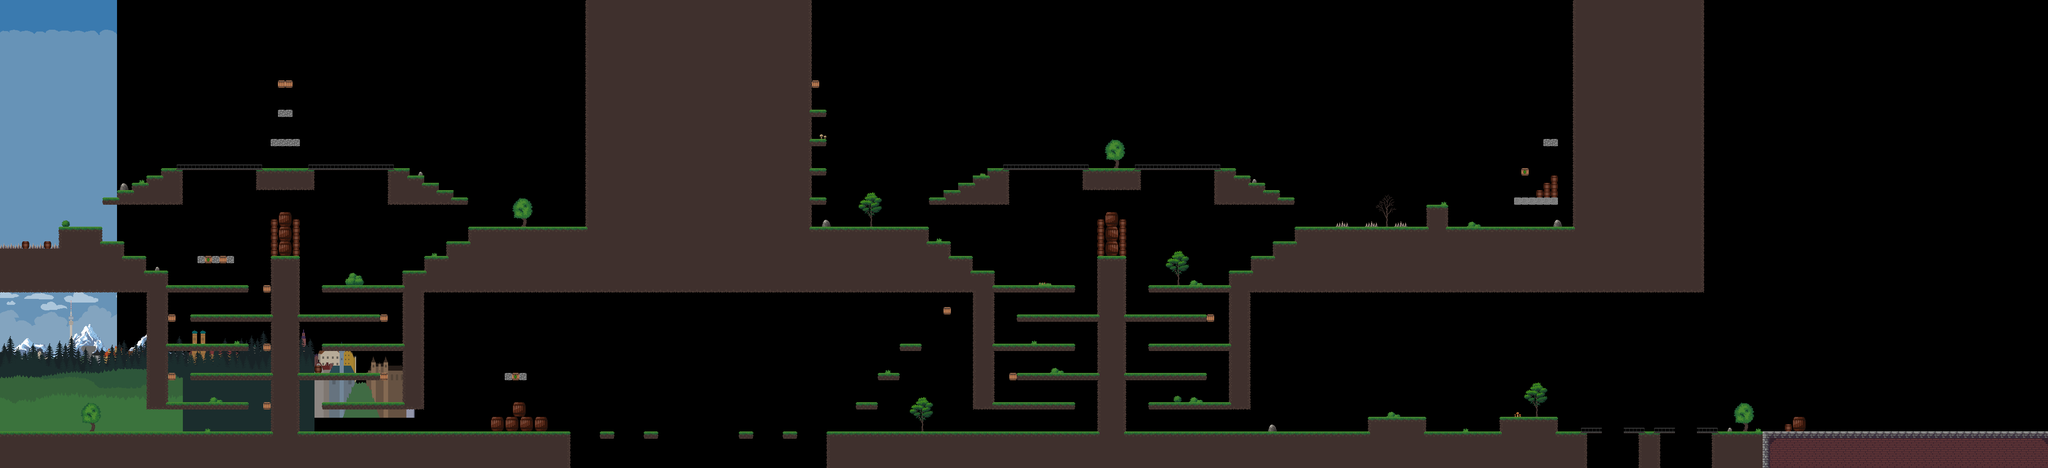

A level layout from a 2D game, rendered from its tile map. Below: a short description, then the map file with tile-grid data replaced by summaries:
An orthogonal 280x64 tile map with 16x16 px tiles, 2 tile layers (bgTiles, fgTiles), 10 image layers and 300 objects (95x ground, 76x coin, 30x collider, 23x box, 13x brick, ...).

<map version="1.4" tiledversion="1.4.1" orientation="orthogonal" renderorder="right-down" compressionlevel="0" width="280" height="64" tilewidth="16" tileheight="16" infinite="0" nextlayerid="40" nextobjectid="570">
 <tileset firstgid="1" source="OctoberBro.tsx" />
 <imagelayer id="22" name="bgImageStatic">
  <image source="sky1.png" width="256" height="1024" />
 </imagelayer>
 <imagelayer id="21" name="bgImageClouds2" offsetx="0" offsety="384">
  <image source="sky2.png" width="256" height="640" />
 </imagelayer>
 <imagelayer id="27" name="bgImageMountains" offsetx="0" offsety="704">
  <image source="mountains.png" width="384" height="320" />
 </imagelayer>
 <imagelayer id="20" name="bgImageClouds1" opacity="0.9" offsetx="0" offsety="384">
  <image source="clouds.png" width="256" height="640" />
 </imagelayer>
 <imagelayer id="33" name="bgImageMunich2" offsetx="64" offsety="654">
  <image source="munich-2.png" width="715" height="250" />
 </imagelayer>
 <imagelayer id="32" name="bgImageMunich1" offsetx="192" offsety="664">
  <image source="munich-1.png" width="715" height="250" />
 </imagelayer>
 <imagelayer id="23" name="bgImageForrest2" offsetx="0" offsety="720">
  <image source="pine2.png" width="688" height="264" />
 </imagelayer>
 <imagelayer id="24" name="bgImageForrest1" offsetx="0" offsety="752">
  <image source="pine1.png" width="688" height="200" />
 </imagelayer>
 <imagelayer id="35" name="bgImageGrass2" offsetx="0" offsety="720">
  <image source="grass2.png" width="400" height="232" />
 </imagelayer>
 <imagelayer id="34" name="bgImageGrass1" offsetx="0" offsety="744">
  <image source="grass1.png" width="400" height="240" />
 </imagelayer>
 <layer id="4" name="bgTiles" width="280" height="64">
  <data>[17920 cells, 197 non-empty, 63 distinct tile ids]</data>
 </layer>
 <layer id="5" name="fgTiles" width="280" height="64">
  <data>[17920 cells, 5122 non-empty, 44 distinct tile ids]</data>
 </layer>
 <objectgroup id="39" name="objects">
  <object id="254" type="platform" x="1504" y="944" width="48" height="16">
   <properties>
    <property name="breakable" type="bool" value="true" />
    <property name="speed" type="float" value="0" />
   </properties>
  </object>
  <object id="255" type="water" x="1232" y="976" width="592" height="48" />
  <object id="256" type="water" x="3456" y="976" width="144" height="48" />
  <object id="257" type="water" x="3616" y="976" width="144" height="48" />
  <object id="258" type="platform" x="2048" y="736" width="48" height="16">
   <properties>
    <property name="breakable" type="bool" value="true" />
    <property name="speed" type="float" value="0" />
   </properties>
  </object>
  <object id="259" type="raven" x="2400" y="240" width="16" height="16">
   <properties>
    <property name="autoAttack" type="bool" value="false" />
    <property name="group" value="ravsquad1" />
    <property name="swinging" type="bool" value="true" />
   </properties>
  </object>
  <object id="260" type="raven" x="2448" y="256" width="16" height="16">
   <properties>
    <property name="autoAttack" type="bool" value="false" />
    <property name="group" value="ravsquad1" />
    <property name="swinging" type="bool" value="true" />
   </properties>
  </object>
  <object id="261" type="raven" x="2496" y="272" width="16" height="16">
   <properties>
    <property name="autoAttack" type="bool" value="false" />
    <property name="group" value="ravsquad1" />
   </properties>
  </object>
  <object id="263" type="enemySignalTrigger" x="2320" y="272" width="112" height="96">
   <properties>
    <property name="group" value="ravsquad1" />
   </properties>
  </object>
  <object id="264" type="fish" x="3712" y="1008" width="16" height="16">
   <properties>
    <property name="group" value="fish1" />
    <property name="startAngle" type="int" value="110" />
    <property name="velocityFactor" type="float" value="1" />
   </properties>
  </object>
  <object id="265" type="fish" x="3488" y="1008" width="16" height="16">
   <properties>
    <property name="group" value="fish1" />
    <property name="startAngle" type="int" value="70" />
    <property name="startDelay" type="float" value="5" />
    <property name="velocityFactor" type="float" value="1" />
   </properties>
  </object>
  <object id="268" type="goal" x="4192" y="928" width="64" height="16" />
  <object id="269" type="pole" x="4384" y="928" width="16" height="16" />
  <object id="270" type="pole" x="4032" y="928" width="16" height="16" />
  <object id="271" type="raven" x="368" y="288" width="16" height="16">
   <properties>
    <property name="swinging" type="bool" value="true" />
   </properties>
  </object>
  <object id="273" type="raven" x="1040" y="288" width="16" height="16">
   <properties>
    <property name="swinging" type="bool" value="true" />
   </properties>
  </object>
  <object id="274" type="ground" x="0" y="944" width="1248" height="80" />
  <object id="275" type="ground" x="592" y="480" width="64" height="464" />
  <object id="276" type="ground" x="608" y="464" width="32" height="16" />
  <object id="277" type="ground" x="320" y="592" width="48" height="304" />
  <object id="278" type="ground" x="880" y="592" width="48" height="304" />
  <object id="279" type="ground" x="368" y="880" width="176" height="16" />
  <object id="280" type="ground" x="416" y="816" width="176" height="16" />
  <object id="281" type="ground" x="368" y="752" width="176" height="16" />
  <object id="282" type="ground" x="416" y="688" width="176" height="16" />
  <object id="283" type="ground" x="368" y="624" width="176" height="16" />
  <object id="284" type="ground" x="704" y="624" width="176" height="16" />
  <object id="285" type="ground" x="656" y="688" width="176" height="16" />
  <object id="286" type="ground" x="704" y="752" width="176" height="16" />
  </objectgroup>
</map>
<!-- 271 of 300 objects omitted -->
